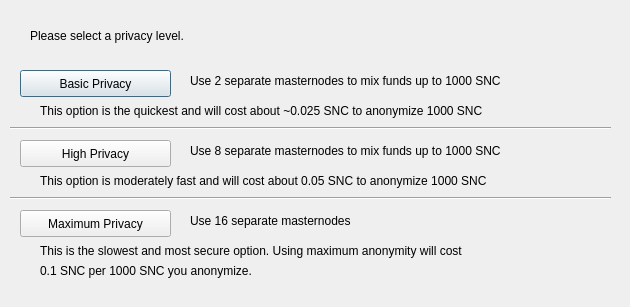
<?xml version="1.0" encoding="UTF-8"?>
<ui version="4.0">
 <class>DarksendConfig</class>
 <widget class="QDialog" name="DarksendConfig">
  <property name="geometry">
   <rect>
    <x>0</x>
    <y>0</y>
    <width>630</width>
    <height>307</height>
   </rect>
  </property>
  <property name="windowTitle">
   <string>Configure PrivateSend</string>
  </property>
  <widget class="QPushButton" name="buttonBasic">
   <property name="geometry">
    <rect>
     <x>20</x>
     <y>70</y>
     <width>151</width>
     <height>27</height>
    </rect>
   </property>
   <property name="text">
    <string>Basic Privacy</string>
   </property>
  </widget>
  <widget class="QPushButton" name="buttonHigh">
   <property name="geometry">
    <rect>
     <x>20</x>
     <y>140</y>
     <width>151</width>
     <height>27</height>
    </rect>
   </property>
   <property name="text">
    <string>High Privacy</string>
   </property>
  </widget>
  <widget class="QPushButton" name="buttonMax">
   <property name="geometry">
    <rect>
     <x>20</x>
     <y>210</y>
     <width>151</width>
     <height>27</height>
    </rect>
   </property>
   <property name="text">
    <string>Maximum Privacy</string>
   </property>
  </widget>
  <widget class="QLabel" name="label">
   <property name="geometry">
    <rect>
     <x>30</x>
     <y>20</y>
     <width>571</width>
     <height>31</height>
    </rect>
   </property>
   <property name="text">
    <string>Please select a privacy level.</string>
   </property>
  </widget>
  <widget class="QLabel" name="label_2">
   <property name="geometry">
    <rect>
     <x>190</x>
     <y>70</y>
     <width>421</width>
     <height>21</height>
    </rect>
   </property>
   <property name="text">
    <string>Use 2 separate masternodes to mix funds up to 1000 SNC</string>
   </property>
  </widget>
  <widget class="QLabel" name="label_3">
   <property name="geometry">
    <rect>
     <x>190</x>
     <y>140</y>
     <width>411</width>
     <height>21</height>
    </rect>
   </property>
   <property name="text">
    <string>Use 8 separate masternodes to mix funds up to 1000 SNC</string>
   </property>
  </widget>
  <widget class="QLabel" name="label_4">
   <property name="geometry">
    <rect>
     <x>190</x>
     <y>210</y>
     <width>421</width>
     <height>21</height>
    </rect>
   </property>
   <property name="text">
    <string>Use 16 separate masternodes</string>
   </property>
  </widget>
  <widget class="QLabel" name="label_6">
   <property name="geometry">
    <rect>
     <x>40</x>
     <y>100</y>
     <width>561</width>
     <height>21</height>
    </rect>
   </property>
   <property name="text">
    <string>This option is the quickest and will cost about ~0.025 SNC to anonymize 1000 SNC</string>
   </property>
  </widget>
  <widget class="QLabel" name="label_7">
   <property name="geometry">
    <rect>
     <x>40</x>
     <y>170</y>
     <width>561</width>
     <height>21</height>
    </rect>
   </property>
   <property name="text">
    <string>This option is moderately fast and will cost about 0.05 SNC to anonymize 1000 SNC</string>
   </property>
  </widget>
  <widget class="QLabel" name="label_8">
   <property name="geometry">
    <rect>
     <x>40</x>
     <y>240</y>
     <width>561</width>
     <height>21</height>
    </rect>
   </property>
   <property name="text">
    <string>This is the slowest and most secure option. Using maximum anonymity will cost</string>
   </property>
  </widget>
  <widget class="QLabel" name="label_9">
   <property name="geometry">
    <rect>
     <x>40</x>
     <y>260</y>
     <width>561</width>
     <height>21</height>
    </rect>
   </property>
   <property name="text">
    <string>0.1 SNC per 1000 SNC you anonymize.</string>
   </property>
  </widget>
  <widget class="Line" name="line">
   <property name="geometry">
    <rect>
     <x>10</x>
     <y>120</y>
     <width>601</width>
     <height>16</height>
    </rect>
   </property>
   <property name="orientation">
    <enum>Qt::Horizontal</enum>
   </property>
  </widget>
  <widget class="Line" name="line_2">
   <property name="geometry">
    <rect>
     <x>10</x>
     <y>190</y>
     <width>601</width>
     <height>16</height>
    </rect>
   </property>
   <property name="orientation">
    <enum>Qt::Horizontal</enum>
   </property>
  </widget>
 </widget>
 <resources/>
 <connections/>
</ui>
